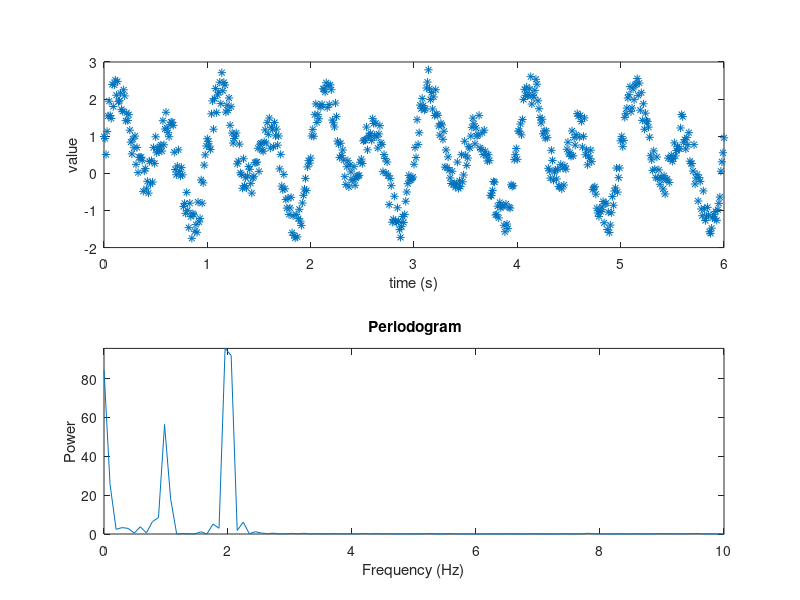

MATLAB code for this plot:

% show the periodogram of a synthetic data

% synthetic data
fps = 100;                          % Sampling frequency (Hz)
t = 0:1/fps:6;                      %  sec sample

f1=1; % frequency 1
f2=2; % frequency 2

x = 0.8*sin(2*pi*f1*t) ...      % f1 component
+ 1.2*sin(2*pi*f2*(t-2)) ...       % f2 component
+ rand(size(t)); % noise

% data preparation
m = length(x);            % Window length
n = pow2(nextpow2(m)*1);
y = fft(x,n);             % DFT
f = (0:n-1)*(fps/n);      % Frequency range

power = y.*conj(y)/n;     % Power of the DFT

figure;
%plot data
subplot(2,1,1);
plot(t,x,'*'); 
ylabel('value');
xlabel('time (s)');

% periodogram
subplot(2,1,2);
plot(f,power); axis([0 fps/10 0 max(power)]);
xlabel('Frequency (Hz)');
ylabel('Power');
title('{\bf Periodogram}');
